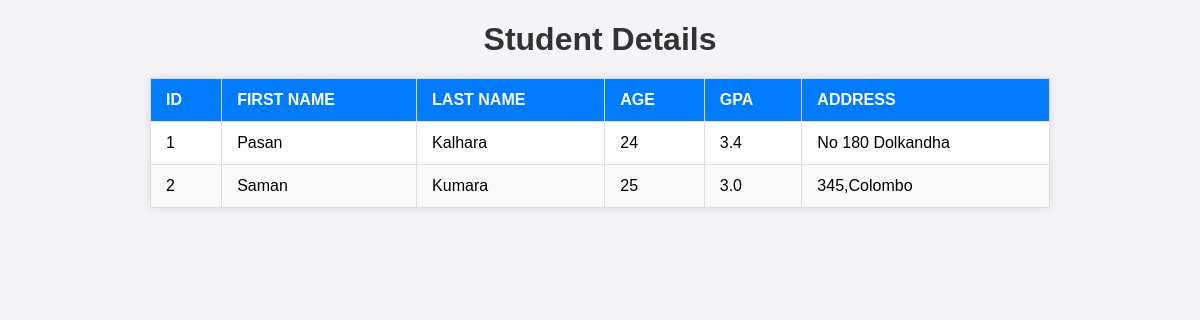
The page / on the database its author committed.
### databases_setup/models.py (models this page shows, shortened)
class Student(models.Model):
    student_first_name = models.CharField(max_length=100)
    student_last_name = models.CharField(max_length=100)
    student_age = models.IntegerField()
    student_address = models.CharField(max_length=255)
    student_birthday = models.DateField()
    student_gpa = models.FloatField()
    created_at = models.DateTimeField(auto_now_add=True)
    updated_at = models.DateTimeField(auto_now=True)
    class Meta:
        ordering = ["student_first_name"]

### databases_setup/views.py (the view)
# urls.py: path("",views.index)
def index(request):
    students = Student.objects.all()  # Use plural variable name for clarity
    context = {'students': students}  # Match variable name in template
    return render(request, 'student/index.html', context)

### databases_setup/templates/student/index.html (shortened to what this page needs)
{% load static %}
<!DOCTYPE html>
<html>
<head>
    <link rel="stylesheet" href="{% static 'css/style.css' %}">
</head>
<body>
    <div class="container">
        <h1>Student Details</h1>
        <table id="student-table">
            <thead>
                <tr>
                    <th>ID</th>
                    <th>First Name</th>
                    <th>Last Name</th>
                    <th>Age</th>
                    <th>GPA</th>
                    <th>Address</th>
                </tr>
            </thead>
            <tbody>
                {% for student in students %}
                <tr>
                    <td>{{ student.id }}</td>
                    <td>{{ student.student_first_name }}</td>
                    <td>{{ student.student_last_name }}</td>
                    <td>{{ student.student_age }}</td>
                    <td>{{ student.student_gpa }}</td>
                    <td>{{ student.student_address }}</td>
                </tr>
                {% empty %}
                <tr>
                    <td colspan="6">No students found.</td>
                </tr>
                {% endfor %}
            </tbody>
        </table>
    </div>
</body>
</html>

### databases_setup/static/css/style.css (style rules this page uses)
body { font-family: Arial, sans-serif; background-color: #f4f4f9; margin: 20px; }
.container { max-width: 900px; margin: auto; }
h1 { text-align: center; color: #333; margin-bottom: 20px; }
table { width: 100%; border-collapse: collapse; background-color: #fff; box-shadow: 0 0 10px rgba(0,0,0,0.1); }
table th, table td { padding: 12px 15px; border: 1px solid #ddd; text-align: left; }
table th { background-color: #007bff; color: white; text-transform: uppercase; }
table tr:nth-child(even) { background-color: #f9f9f9; }

### rows shown on the page
Student: id "1", student_first_name "Pasan", student_last_name "Kalhara", student_age "24", student_gpa "3.4", student_address "No 180 Dolkandha"
Student: id "2", student_first_name "Saman", student_last_name "Kumara", student_age "25", student_gpa "3.0", student_address "345,Colombo"
